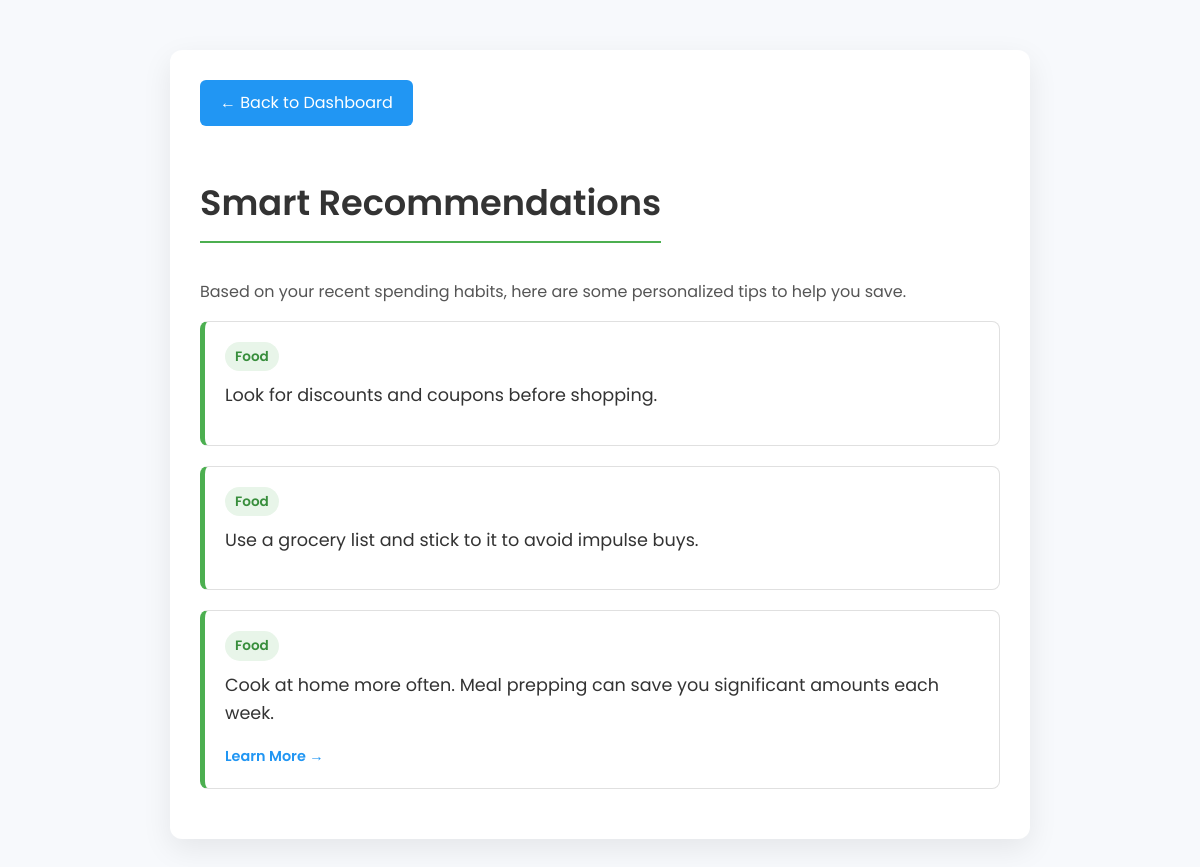
Screenshot of /user/recommendations.php (signed in) with the database file from the repository.
### tables this page shows
CREATE TABLE `financial_tips` (
  `id` int(11) NOT NULL,
  `category` varchar(50) NOT NULL,
  `tip` text NOT NULL,
  `action_link` varchar(255) DEFAULT NULL,
  `created_at` timestamp NOT NULL DEFAULT current_timestamp()
);

### includes/RecommendationEngine.php (called while the page is built, shortened)
<?php
class RecommendationEngine {
    private $conn;
    public function __construct($conn) {
        $this->conn = $conn;
    }
    public function getTopCategories($userId, $limit = 3) {
        $threeMonthsAgo = date('Y-m-d', strtotime('-3 months'));
        $stmt = $this->conn->prepare("
            SELECT category, SUM(amount) as total_amount
            FROM expenses
            WHERE user_id = ? AND expense_date >= ?
            GROUP BY category
            ORDER BY total_amount DESC
            LIMIT ?
        ");
        $stmt->bindParam(1, $userId, PDO::PARAM_INT);
        $stmt->bindParam(2, $threeMonthsAgo);
        $stmt->bindParam(3, $limit, PDO::PARAM_INT);
        $stmt->execute();
        return $stmt->fetchAll(PDO::FETCH_COLUMN);
    }
    public function getRecommendations($userId) {
        $topCategories = $this->getTopCategories($userId);
        $placeholders = str_repeat('?,', count($topCategories) - 1) . '?';
        $sql = "SELECT * FROM financial_tips WHERE category IN ($placeholders) ORDER BY RAND() LIMIT 5";
        $stmt = $this->conn->prepare($sql);
        $stmt->execute($topCategories);
        $recommendations = $stmt->fetchAll(PDO::FETCH_ASSOC);
        return $recommendations;
    }
}
?>

### user/recommendations.php (the view, shortened to what this page needs)
<?php
require_once '../includes/db_config.php';
require_once '../includes/RecommendationEngine.php';
$user_id = $_SESSION['user_id'];
$recommender = new RecommendationEngine($conn);
$recommendations = $recommender->getRecommendations($user_id);
?>
<!DOCTYPE html>
<html lang="en">
<head>
</head>
<body>
    <div class="container">
        <a href="dashboard.php" class="btn">&larr; Back to Dashboard</a>
        <br>
        <h2>Smart Recommendations</h2>
        <p>Based on your recent spending habits, here are some personalized tips to help you save.</p>
        <?php if (!empty($recommendations)): ?>
            <?php foreach ($recommendations as $rec): ?>
                <div class="recommendation-card">
                    <span class="category-tag"><?php echo htmlspecialchars($rec['category']); ?></span>
                    <div class="tip-content">
                        <?php echo htmlspecialchars($rec['tip']); ?>
                    </div>
                    <?php if (!empty($rec['action_link'])): ?>
                        <a href="<?php echo htmlspecialchars($rec['action_link']); ?>" target="_blank" class="action-link">Learn More &rarr;</a>
                    <?php endif; ?>
                </div>
            <?php endforeach; ?>
        <?php else: ?>
            <div class="no-recs">
                <p>Start adding expenses to get personalized recommendations!</p>
            </div>
        <?php endif; ?>
    </div>
</body>
</html>

### user/recommendations.php (style rules this page uses)
:root { --primary-color: #4CAF50; --primary-dark: #388E3C; --secondary-color: #2196F3; --background-light: #f7f9fc; --card-background: #ffffff; --text-dark: #333333; --text-light: #555555; --border-color: #e0e0e0; --shadow-light: rgba(0, 0, 0, 0.08); }
body { font-family: 'Poppins', sans-serif; margin: 0; padding: 20px; background-color: var(--background-light); color: var(--text-light); line-height: 1.6; }
.container { max-width: 800px; margin: 30px auto; background: var(--card-background); padding: 30px; border-radius: 12px; box-shadow: 0 10px 30px var(--shadow-light); }
h2 { color: var(--text-dark); margin-bottom: 20px; font-weight: 600; font-size: 2.2em; border-bottom: 2px solid var(--primary-color); padding-bottom: 10px; display: inline-block; }
.btn { padding: 10px 20px; background: var(--secondary-color); color: white; border: none; border-radius: 6px; text-decoration: none; display: inline-block; margin-bottom: 20px; transition: background 0.3s; }
.recommendation-card { background: #fff; border: 1px solid var(--border-color); border-radius: 8px; padding: 20px; margin-bottom: 20px; transition: transform 0.2s, box-shadow 0.2s; border-left: 5px solid var(--primary-color); }
.category-tag { display: inline-block; padding: 4px 10px; background: #e8f5e9; color: var(--primary-dark); border-radius: 15px; font-size: 0.85em; font-weight: 600; margin-bottom: 10px; }
.tip-content { font-size: 1.1em; color: var(--text-dark); margin-bottom: 15px; }
.action-link { color: var(--secondary-color); text-decoration: none; font-weight: 600; font-size: 0.9em; }

### rows the page displays
financial_tips: category "Food", tip "Look for discounts and coupons before shopping."
financial_tips: category "Food", tip "Use a grocery list and stick to it to avoid impulse buys."
financial_tips: category "Food", tip "Cook at home more often. Meal prepping can save you significant amounts each week."
